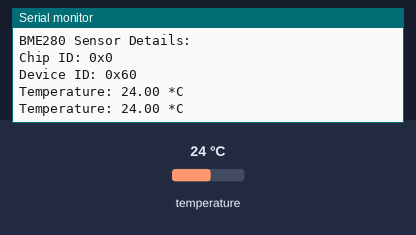
The program below on a simulated ESP32. Shown: the last lines printed to the serial monitor. Inputs (shaded band) come from the test bench; at power-on: temperature 24 °C.

Above: at 1.8 s.
1.9 s: temperature set to 12 °C
At 2.8 s:
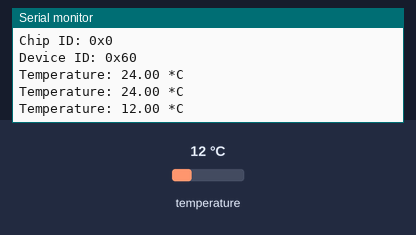
3.4 s: temperature set to 19 °C
At 4.4 s:
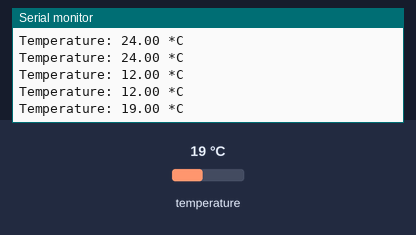
Timing chart, 0 to 6.4 s (numbered marks = the images above; inputs shaded):
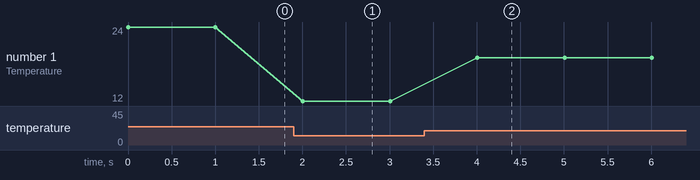

Measured:
- after the input at 1.9 s, the serial monitor: prints a new line after 0.10 s (image 1)
- after the input at 3.4 s, the serial monitor: prints a new line after 0.61 s (image 2)
- plotted number 1: 24 → 12 after the input at 1.9 s, 12 → 19 after the input at 3.4 s

The program:

main.cpp
```cpp
#include <Arduino.h>
#include <Wire.h>
#include <Adafruit_BME280.h>

// Define BME280 I2C address
#define BME280_ADDRESS 0x76

// Define BME280 pins
#define SCL_PIN 22
#define SDA_PIN 21

// Create a BME280 object
Adafruit_BME280 bme;

void setup() {
  // Initialize serial communication at 115200 baud
  Serial.begin(115200);
  while (!Serial) {
    // Wait for serial port to be available
  }

  // Initialize I2C communication
  Wire.begin(SDA_PIN, SCL_PIN);

  // Initialize BME280 sensor
  if (!bme.begin(BME280_ADDRESS)) {
    // If BME280 initialization fails, print error message and halt
    Serial.println("Could not find a valid BME280 sensor, check wiring!");
    while (1);
  }

  // Print BME280 sensor details
  Serial.println("BME280 Sensor Details:");
  Serial.print("Chip ID: 0x");
  Serial.println(bme.chipID(), HEX);
  Serial.print("Device ID: 0x");
  Serial.println(bme.sensorID(), HEX);
}

void loop() {
  // Read temperature from BME280 sensor
  float temperature = bme.readTemperature();

  // Check if temperature reading is valid
  if (isnan(temperature)) {
    // If temperature reading is invalid, print error message
    Serial.println("Failed to read temperature from BME280 sensor!");
  } else {
    // Print temperature reading
    Serial.print("Temperature: ");
    Serial.print(temperature);
    Serial.println(" *C");
  }

  // Wait for 1 second before taking the next reading
  delay(1000);
}
```
